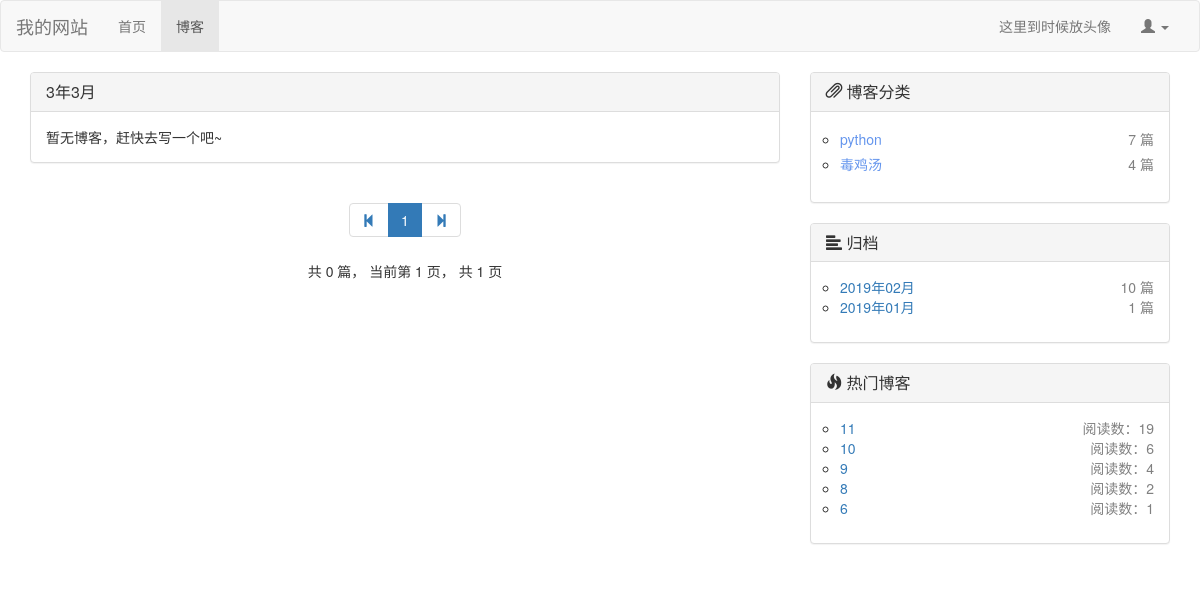
/blog/blog_date/3/3, run on an earlier commit of the app's database.
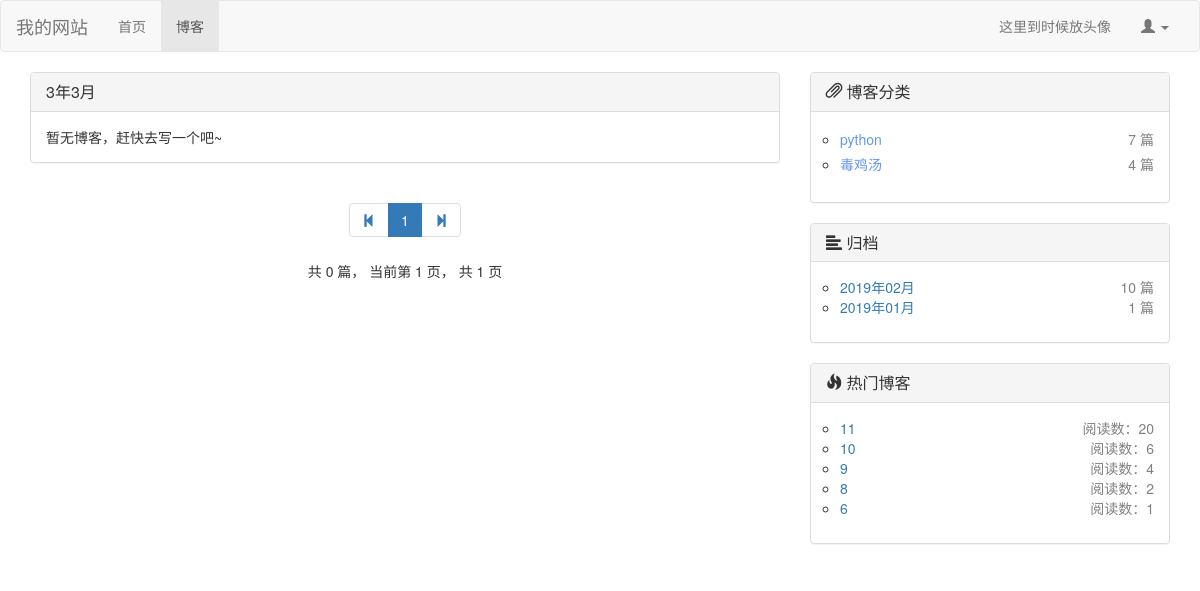
And on a later commit of the database.
### blog/models.py (models this page shows, shortened)
class Blog(models.Model, ReadNumExtendMethod):
    title = models.CharField(max_length=40, verbose_name="标题")
    blog_type = models.ForeignKey(BlogType, on_delete=models.DO_NOTHING, verbose_name="博客类型")
    author = models.ForeignKey(User, on_delete=models.DO_NOTHING, verbose_name="作者")
    content = RichTextUploadingField(verbose_name="内容")
    created_time = models.DateTimeField(auto_now_add=True, verbose_name="创建时间")
    last_modified_time = models.DateTimeField(auto_now=True, verbose_name="上次修改时间")
    class Meta:
        ordering = ['-created_time', ]  # 这里让前端网页在对从request获取到的数据排序按照创建时间由新到旧

### read_statistic/models.py (models this page shows, shortened)
class ReadNum(models.Model):
    read_num = models.IntegerField(default=0)
    content_type = models.ForeignKey(ContentType,on_delete=models.DO_NOTHING) # 将ContentType绑定作为外键生成contenttype对象
    object_id = models.PositiveIntegerField() # 对象的id，确定了对象后根据id唯一定位对象
    content_object = GenericForeignKey('content_type','object_id') # 将上面两个合并成一个content对象

### blog/views.py (the view)
# urls.py: path('blog_date/<int:year>/<int:month>',views.get_blog_with_date, name = "blog_with_date"),
def get_blog_with_date(request, year, month):
    all_blogs = Blog.objects.filter(created_time__year=year, created_time__month=month)  # 获取该year,month下所有的blog
    context = get_blog_common(request, all_blogs)
    context['blog_date'] = "%s年%s月" % (year, month)
    return render(request, 'blog_with_date.html', context)

### blog/utils.py (called while the page is built)
def blogs_pagination(request, all_blogs):
    blog_paginator = Paginator(all_blogs, settings.BLOGS_PER_PAGE)  # 博客分页器，5条一页
    page_num = request.GET.get('page', 1)  # 获取url请求中页面的参数
    blogs_in_page = blog_paginator.get_page(page_num)  # 根据页面获取到该页的blog对象
    current_page_num = blogs_in_page.number  # 当前页面
    page_range = [i for i in [current_page_num - 2, current_page_num - 1, current_page_num,
                              current_page_num + 1, current_page_num + 2] if
                  i > 0 and i <= blog_paginator.num_pages]
    return blogs_in_page, page_range

def get_blog_types():
    blog_types = BlogType.objects.all()
    for blog_type in blog_types:
        blog_count = Blog.objects.filter(blog_type=blog_type).count()  # 根据博客类型统计该类型下的博客数量
        blog_type.blog_count = blog_count
    return blog_types

### read_statistic/models.py (called while the page is built)
    def get_read_num(self):
        try:
            blog_ct = ContentType.objects.get_for_model(self)  # 获取到Blog对应的conttype对象
            readnum = ReadNum.objects.get(content_type=blog_ct, object_id=self.id)
            return readnum.read_num # 返回readnum对象的read_num字段
        except exceptions.ObjectDoesNotExist as e:
           return 0 # 还没有阅读过，返回0

### blog/templates/blog_with_date.html (shortened to what this page needs)
{% extends 'blog_list.html' %}
{% block blog-head %}{{ blog_date }}{% endblock %}

### blog/templates/blog_list.html (shortened to what the changed rows need)
{% extends 'base.html' %}
{% load staticfiles %}
{% load comment_tags %}
{% block head_extends %}
    <link rel="stylesheet" href="{% static 'css/blog.css' %}">
{% endblock %}
{% block content %}
    <div class="container">
        <div class="row">
            <div class="col-md-4">
                <div class="panel panel-default">
                    <div class="panel-body">
                        <ul class="blog-types">
                            {% for hot_blog in hot_blogs %}
                                <li>
                                    <nobr class="blog-url"><a href={% url 'blog_detail' hot_blog.id %}>
                                        {{ hot_blog.title }} </a></nobr>
                                    <nobr class="blog-arg">阅读数：{{ hot_blog.get_read_num }}</nobr>
                                </li>
                            {% endfor %}
                        </ul>
                    </div>
                </div>
            </div>
        </div>
    </div>
{% endblock %}

What changed in the data, as far as the page shows it:
changed through a linked row, Blog (number 1 of 5 on the later page): get_read_num "19" → "20"
